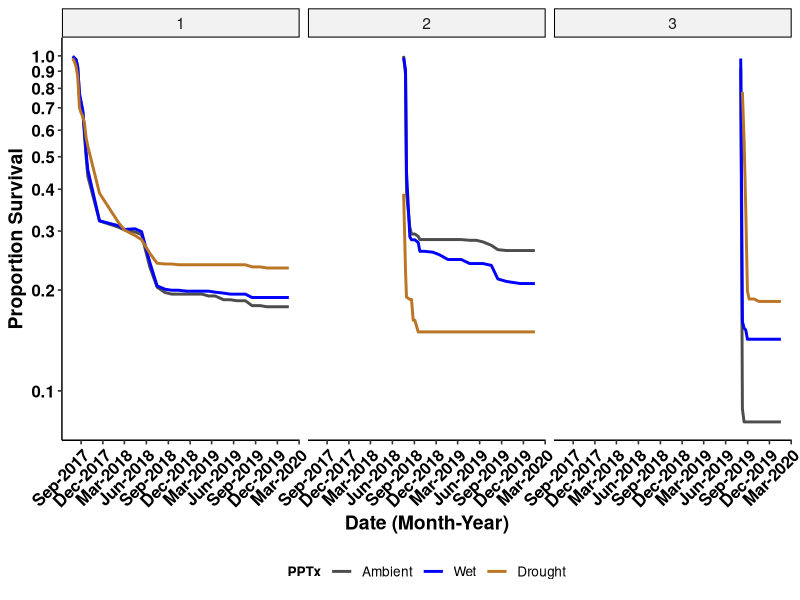
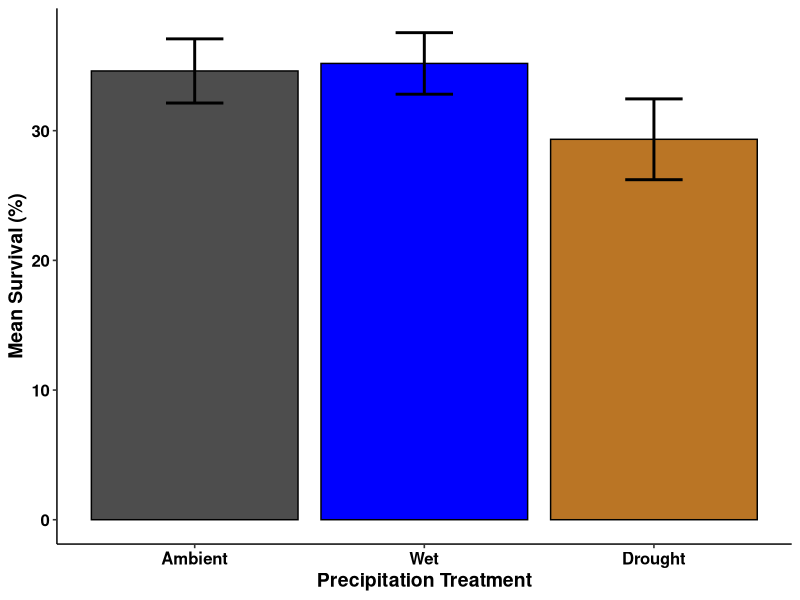
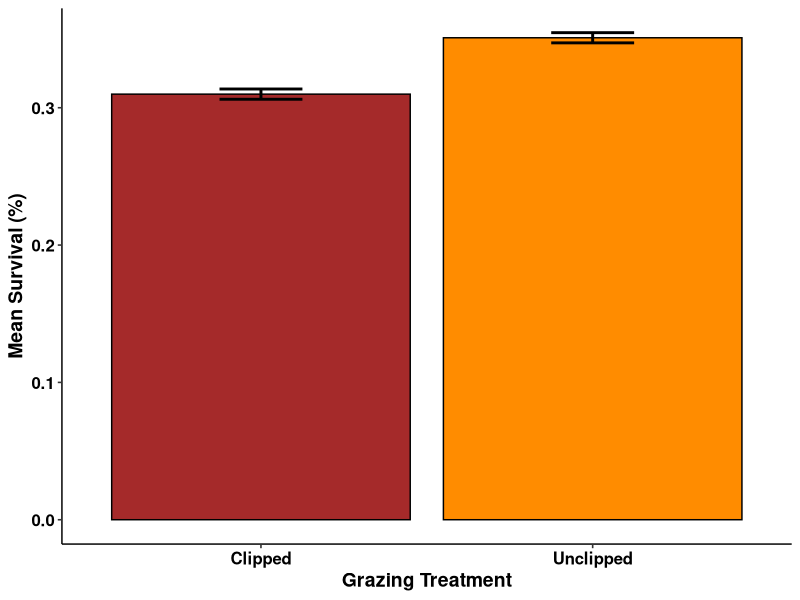
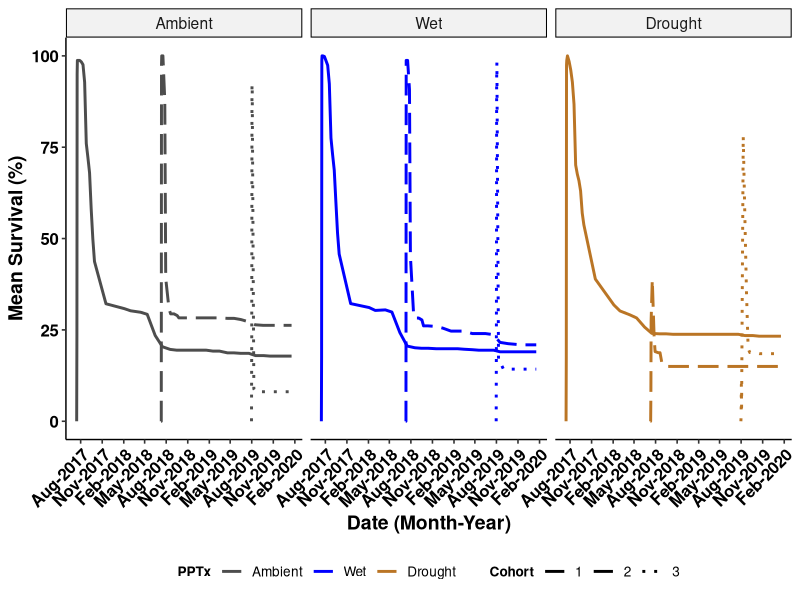
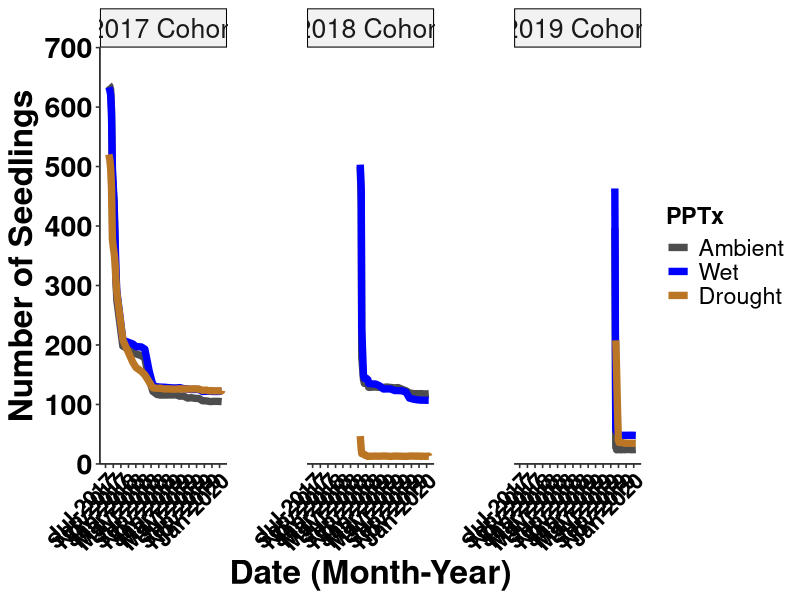
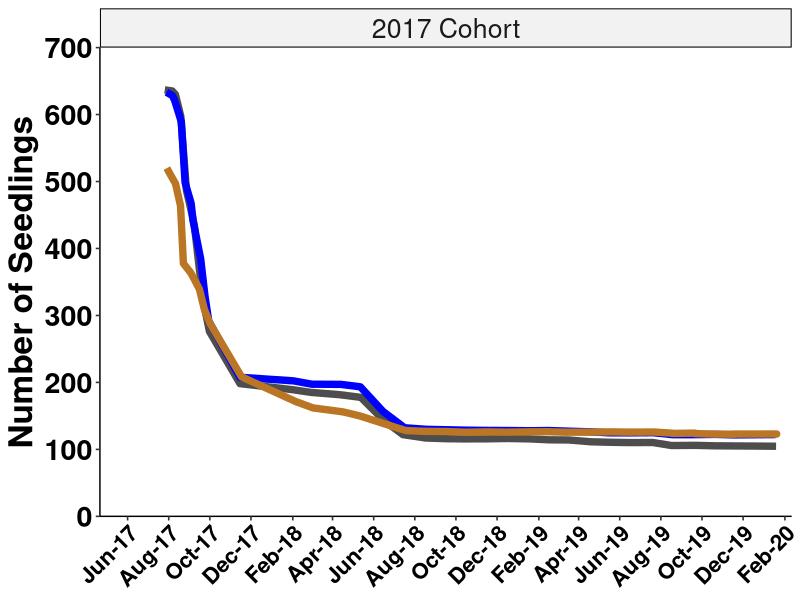
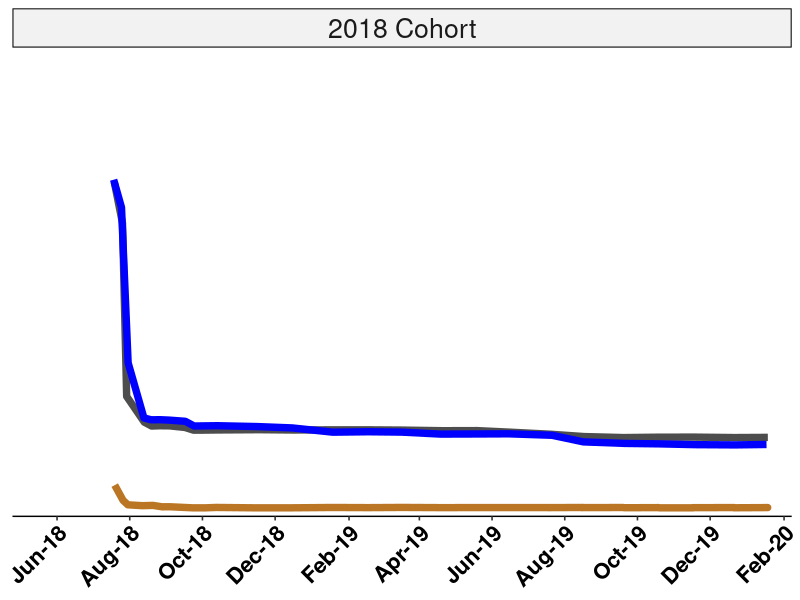
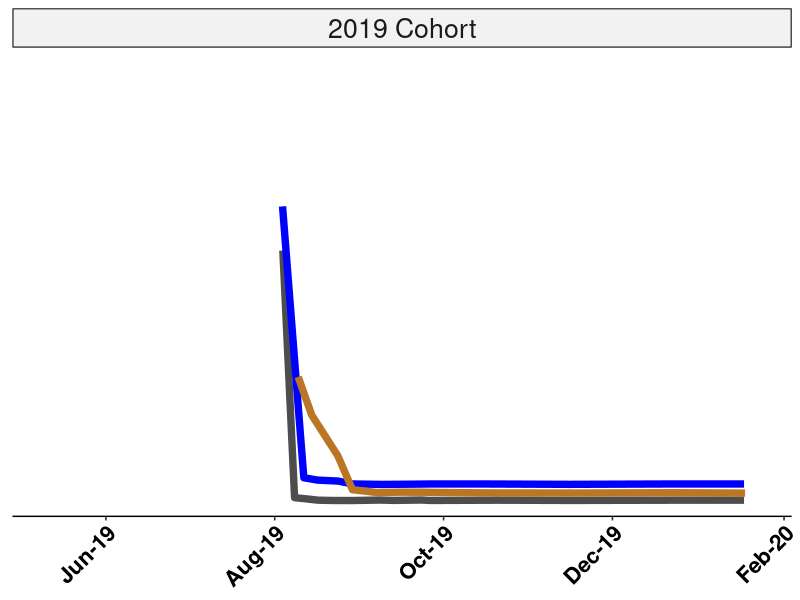

Reproduce these figures in R, in order. (Note: this script raises an error after producing the figures.)
# USDA Rainout - Santa Rita Experimental Range
# Data visualizations-main
# Austin Rutherford
# email:arutherford@email.arizona.edu
# 2021-03-29

# Load packages
library(tidyverse)
library(forcats)
library(vroom)
library(ggpubr)
library(glmmTMB)
library(dplyr)

### Read in clean seedlings data with model outputs from "srer_rainout_stats_summarize"
seedlings_obs <- vroom("Data/seedlings_obs.csv",
                   col_types = c(.default = "f",
                                 ObsID = "i",
                                 date = "D",
                                 survival = "i",
                                 died = "i",
                                 tot_germination = "i",
                                 herb_lived = "i",
                                 herb_died = "i",
                                 tot_herbivory = "i",
                                 granivory = "i",
                                 res_surv = "d",
                                 sim_surv = "d",
                                 sim_fit_surv = "d",
                                 pred_surv = "d"))
str(seedlings_obs)
glimpse(seedlings_obs)

# create data set for raw survival data
tot_surv <- seedlings_obs %>% 
  mutate(surv_perc = ((survival/tot_germination))) %>% 
  mutate(surv_perc = replace_na(surv_perc, 0)) %>% 
  group_by(precip, cohort, date) %>% 
  summarise(mean_surv = mean(surv_perc),
            count_surv = sum(survival),
            sd_surv = sd(surv_perc),
            counts = n(),
            se_surv = (sd_surv/sqrt(counts))) %>%
  mutate(upper = mean_surv + se_surv,
         lower = mean_surv - se_surv,
         date = as.Date(date))

summary(tot_surv)

# survivorship curve, remove the lead up
surv_small_1 <- tot_surv %>% 
  filter(cohort == 1) %>% 
  filter(date > "2017-07-21")

surv_small_2 <- tot_surv %>% 
  filter(cohort == 2) %>% 
  filter(date >= "2018-07-18")

surv_small_3 <- tot_surv %>% 
  filter(cohort == 3 & precip != "RO") %>% # to start with all max values, need to cut one more date from RO..delayed germ
  filter(date >= "2019-08-03")

surv_small_drought <- tot_surv %>% 
  filter(precip == "RO" & date >= "2019-08-10")

surv_small_all <- rbind(surv_small_1, surv_small_2, surv_small_3, surv_small_drought) %>% 
  mutate(date = as.Date(date))


line_surv_curv <- surv_small_all %>% 
  mutate(precip = recode_factor(precip,
                                "Control" = "Ambient",
                                "IR" = "Wet",
                                "RO" = "Drought")) %>% 
  ggplot(aes(x = date, y = mean_surv, group = precip, color = precip)) + 
  scale_color_manual(values = c("grey30", "blue1", "#ba7525")) +
  scale_x_date(date_labels = "%b-%Y", date_breaks = "3 months") +
  geom_line(aes(), stat = "identity", size = 1) + 
  scale_fill_manual(values = c("grey30","blue1", "red1")) +
  scale_y_log10(breaks = seq(0, 1, 0.10))+
  labs(y = "Proportion Survival",
       x = "Date (Month-Year)",
       color = "PPTx") +
  facet_wrap(~cohort, ncol = 3, nrow = 1) +
  theme_pubr(legend = "bottom", x.text.angle = 45) +
  labs_pubr()

line_surv_curv

# bar fig of survival
bar_surv_fig <- tot_surv %>%
  group_by(precip) %>% 
  summarise(mean_precip_per = (100*mean(mean_surv)),
            mean_se_per = (100*mean(se_surv))) %>%
  mutate(upper = mean_precip_per + mean_se_per,
         lower = mean_precip_per - mean_se_per) %>%
  mutate(precip = recode_factor(precip,
                                      "Control" = "Ambient",
                                      "IR" = "Wet",
                                       "RO" = "Drought", .ordered = TRUE)) %>% 
  ggplot(mapping = aes(x = precip, y = mean_precip_per, fill = precip)) +
  geom_bar(stat="identity", color = "black", position=position_dodge()) +
  geom_errorbar(aes(ymin = lower, ymax = upper), width = 0.25, position = position_dodge(), size = 1) +
  scale_fill_manual(values = c("grey30","blue1","#ba7525")) +
  scale_x_discrete(labels = c("Ambient","Wet", "Drought")) +
  labs(y = "Mean Survival (%)",
       x = "Precipitation Treatment") +
  theme_pubr(legend = "none") +
  labs_pubr()

bar_surv_fig

ggsave(filename = "Figures_Tables/bar_mean_surv.tiff",
       plot = bar_surv_fig,
       dpi = 800,
       width = 22,
       height = 12,
       units = "in",
       compression = "lzw")

# create data set for clip
tot_surv_c <- seedlings_obs %>% 
  mutate(surv_perc = ((survival/tot_germination))) %>% 
  mutate(surv_perc = replace_na(surv_perc, 0)) %>% 
  group_by(clip) %>% 
  summarise(mean_surv = mean(surv_perc),
            count_surv = sum(surv_perc),
            sd_surv = sd(surv_perc),
            counts = n(),
            se_surv = (sd_surv/sqrt(counts))) %>%
  mutate(upper = mean_surv + se_surv,
         lower = mean_surv - se_surv)

bar_cliponly_fig <- tot_surv_c %>%
  ggplot(mapping = aes(x = clip, y = mean_surv, fill = clip)) +
  geom_bar(stat="identity", color = "black", position=position_dodge()) +
  geom_errorbar(aes(ymin = lower, ymax = upper), width = 0.25, position = position_dodge(), size = 1) +
  scale_fill_manual(values = c("brown","darkorange")) +
  scale_x_discrete(labels = c("Clipped","Unclipped")) +
  labs(y = "Mean Survival (%)",
       x = "Grazing Treatment") +
  theme_pubr(legend = "none") +
  labs_pubr()

bar_cliponly_fig

ggsave(filename = "Figures_Tables/bar_cliponly_surv.tiff",
       plot = bar_cliponly_fig,
       dpi = 800,
       width = 22,
       height = 12,
       units = "in",
       compression = "lzw")

# plot survival over time, all dates
line_mean_surv <- tot_surv %>% 
  mutate(precip = recode_factor(precip,
                                "Control" = "Ambient",
                                "IR" = "Wet",
                                "RO" = "Drought", .ordered = TRUE)) %>% 
  ggplot(aes(x = date, y = 100*mean_surv, group = cohort, color = precip)) + 
  scale_color_manual(values = c("grey30", "blue1", "#ba7525")) +
  #scale_y_continuous(breaks = seq(0, 120, 10), expand = c(0.02,0)) +
  scale_x_date(date_labels = "%b-%Y", date_breaks = "3 months") +
  geom_line(aes(linetype = cohort), stat = "identity", size = 1) + 
  scale_linetype_manual(values=c("solid","longdash", "dotted")) +
  scale_fill_manual(values = c("grey30","blue1", "red1")) +
  ylim(0, 100) +
  labs(y = "Mean Survival (%)",
       x = "Date (Month-Year)",
       color = "PPTx",
       linetype = "Cohort") +
  facet_wrap(~precip, ncol = 3, nrow = 1) +
  theme_pubr(legend = "bottom", x.text.angle = 45) +
  labs_pubr()

line_mean_surv

ggsave(filename = "Figures_Tables/seedlings/line_mean_surv.tiff",
       plot = line_mean_surv,
       dpi = 800,
       width = 22,
       height = 12,
       units = "in",
       compression = "lzw")


# remove the lead up survival to start max for each cohort (following Archer suggestions)
surv_small_1 <- tot_surv %>% 
  filter(cohort == 1) %>% 
  filter(date > "2017-07-21")

surv_small_2 <- tot_surv %>% 
  filter(cohort == 2) %>% 
  filter(date >= "2018-07-18")

surv_small_3 <- tot_surv %>% 
  filter(cohort == 3 & precip != "RO") %>% # to start with all max values, need to cut one more date from RO..delayed germ
  filter(date >= "2019-08-03")

surv_small_drought <- tot_surv %>% 
  filter(precip == "RO" & date >= "2019-08-10")

surv_small_all <- rbind(surv_small_1, surv_small_2, surv_small_3, surv_small_drought) %>% 
  mutate(date = as.Date(date))

range <-  c(as.Date("2017-06-15"), as.Date("2020-02-01"))

line_mean_surv_archer <- surv_small_all %>% 
  mutate(precip = recode_factor(precip,
                                "Control" = "Ambient",
                                "IR" = "Wet",
                                "RO" = "Drought", .ordered = TRUE)) %>%
  mutate(cohort = recode_factor(cohort,
                                "1" = "2017 Cohort",
                                "2" = "2018 Cohort",
                                "3" = "2019 Cohort")) %>%
  ggplot(aes(x = date, y = count_surv, group = precip, color = precip)) + 
  scale_color_manual(values = c("grey30", "blue1", "#ba7525")) +
  scale_y_continuous(limits = c(0,700), breaks = seq(0, 700, 100), expand = c(0,0)) +
  scale_x_date(date_labels = "%b-%Y", date_breaks = "2.5 months", expand = c(0.03,0.03), limits = range) +
  geom_line(aes(), stat = "identity", size = 2.5, position = "jitter") + 
  #scale_linetype_manual(values=c("solid","longdash", "dotted")) +
  scale_fill_manual(values = c("grey30","blue1", "red1")) +
  #ylim(0, 700) +
  labs(y = "Number of Seedlings",
       x = "Date (Month-Year)",
       color = "PPTx") +
  facet_wrap(~cohort, ncol = 3, nrow = 1, scales = "free_x") +
  theme_pubr(legend = "right", x.text.angle = 45) +
  theme(panel.spacing.x = unit(4, "lines")) +
  labs_pubr(base_size = 24)+
  theme(axis.text.x=element_text(size=16))

line_mean_surv_archer

ggsave(filename = "Figures_Tables/seedlings/line_mean_surv_archer.tiff",
       plot = line_mean_surv_archer,
       dpi = 800,
       width = 22,
       height = 12,
       units = "in",
       compression = "lzw")

# create a separate plot for each cohort, then combine to set date ranges/scales
# for each cohort 

surv_1 <- surv_small_all %>% filter(cohort == "1")

surv_2 <- surv_small_all %>% filter(cohort == "2")

surv_3 <- surv_small_all %>% filter(cohort == "3")

range1 <-  c(as.Date("2017-05-01"), as.Date("2020-02-01"))

line_mean_surv_archer_1 <- surv_1 %>% 
  mutate(precip = recode_factor(precip,
                                "Control" = "Ambient",
                                "IR" = "Wet",
                                "RO" = "Drought", .ordered = TRUE)) %>%
  mutate(cohort = recode_factor(cohort,
                                "1" = "2017 Cohort")) %>%
  ggplot(aes(x = date, y = count_surv, group = precip, color = precip)) + 
  scale_color_manual(values = c("grey30", "blue1", "#ba7525")) +
  scale_y_continuous(limits = c(0,700), breaks = seq(0, 700, 100), expand = c(0,0)) +
  scale_x_date(date_labels = "%b-%y", date_breaks = "2.75 months", expand = c(0.01, 0), limits = range1) +
  geom_line(aes(), stat = "identity", size = 2.5, position = "jitter") + 
  scale_fill_manual(values = c("grey30","blue1", "red1")) +
  labs(y = "Number of Seedlings",
       x = NULL,
       color = "PPTx") +
  facet_wrap(~cohort) +
  theme_pubr(legend = "none", x.text.angle = 45) +
  #theme(plot.margin =  unit(c(0,1,0,0),"inches")) +
  labs_pubr(base_size = 24)+
  theme(axis.text.x=element_text(size=16))

line_mean_surv_archer_1

range2 <-  c(as.Date("2018-05-01"), as.Date("2020-02-01"))

line_mean_surv_archer_2 <- surv_2 %>% 
  mutate(precip = recode_factor(precip,
                                "Control" = "Ambient",
                                "IR" = "Wet",
                                "RO" = "Drought", .ordered = TRUE)) %>%
  mutate(cohort = recode_factor(cohort,
                                "2" = "2018 Cohort")) %>%
  ggplot(aes(x = date, y = count_surv, group = precip, color = precip)) + 
  scale_color_manual(values = c("grey30", "blue1", "#ba7525")) +
  scale_y_continuous(limits = c(0,700), breaks = seq(0, 700, 100), expand = c(0,0)) +
  scale_x_date(date_labels = "%b-%y", date_breaks = "2.75 months", expand = c(0.01,0), limits = range2) +
  geom_line(aes(), stat = "identity", size = 2.5, position = "jitter") + 
  scale_fill_manual(values = c("grey30","blue1", "red1")) +
  labs(y = NULL,
       x = NULL,
       color = "PPTx") +
  facet_wrap(~cohort) +
  theme_pubr(legend = "none", x.text.angle = 45) +
  #theme(plot.margin =  unit(c(0,1,0,0),"inches")) +
  labs_pubr(base_size = 24)+
  theme(axis.text.x=element_text(size=16),
        axis.text.y = element_blank(),
        axis.ticks.y = element_blank(),
        axis.line.y = element_blank())

line_mean_surv_archer_2

range3 <-  c(as.Date("2019-05-01"), as.Date("2020-02-01"))

line_mean_surv_archer_3 <- surv_3 %>% 
  mutate(precip = recode_factor(precip,
                                "Control" = "Ambient",
                                "IR" = "Wet",
                                "RO" = "Drought", .ordered = TRUE)) %>%
  mutate(cohort = recode_factor(cohort,
                                "3" = "2019 Cohort")) %>%
  ggplot(aes(x = date, y = count_surv, group = precip, color = precip)) + 
  scale_color_manual(values = c("grey30", "blue1", "#ba7525")) +
  scale_y_continuous(limits = c(0,700), breaks = seq(0, 700, 100), expand = c(0,0)) +
  scale_x_date(date_labels = "%b-%y", date_breaks = "2.75 months", expand = c(0.01,0), limits = range3) +
  geom_line(aes(), stat = "identity", size = 2.5, position = "jitter") + 
  scale_fill_manual(values = c("grey30","blue1", "red1")) +
  labs(y = NULL,
       x = NULL,
       color = "PPTx") +
  facet_wrap(~cohort) +
  theme_pubr(legend = "none", x.text.angle = 45) +
  #theme(plot.margin =  unit(c(0,1,0,0),"inches")) +
  labs_pubr(base_size = 24)+
  theme(axis.text.x=element_text(size=16),
        axis.text.y = element_blank(),
        axis.ticks.y = element_blank(),
        axis.line.y = element_blank())

line_mean_surv_archer_3

# combine the three figs into one
tot_surv_fig <- gridExtra::grid.arrange(line_mean_surv_archer_1, 
                             line_mean_surv_archer_2,
                             line_mean_surv_archer_3,
                             ncol = 3)

tot_surv_fig

ggsave(filename = "Figures_Tables/seedlings/line_mean_surv_tot.tiff",
       plot = tot_surv_fig,
       dpi = 800,
       width = 22,
       height = 12,
       units = "in",
       compression = "lzw")

surv_small_all %>% 
  group_by(precip, cohort) %>% 
  summarise(max = max(count_surv),
            min = min(count_surv))


# calculate summary info
# remove 2 weeks following sowing
surv_leadup_1 <- seedlings_obs %>% 
  filter(cohort == 1) %>% 
  mutate(date = as.Date(date)) %>% 
  filter(date > "2017-07-21")

surv_leadup_2 <- seedlings_obs %>% 
  filter(cohort == 2) %>% 
  mutate(date = as.Date(date)) %>% 
  filter(date >= "2018-07-18")

surv_leadup_3 <- seedlings_obs%>% 
  filter(cohort == 3 & precip != "RO") %>% # to start with all max values, need to cut one more date from RO..delayed germ
  mutate(date = as.Date(date)) %>% 
  filter(date >= "2019-08-03")

surv_leadup_drought <- seedlings_obs %>% 
  mutate(date = as.Date(date)) %>% 
  filter(precip == "RO" & date >= "2019-08-10")

surv_leadup_all <- rbind(surv_leadup_1, surv_leadup_2, surv_leadup_3, surv_leadup_drought) %>% 
  mutate(date = as.Date(date))


tot_surv_summary <- surv_leadup_all %>% 
  mutate(surv_perc = ((survival/tot_germination))) %>% 
  mutate(surv_perc = replace_na(surv_perc, 0)) %>% 
  group_by(precip, cohort, date) %>% 
  summarise(mean_surv = 100*mean(surv_perc),
            sd_surv = 100*sd(surv_perc),
            counts = n(),
            se_surv = (sd_surv/sqrt(counts))) %>%
  mutate(upper = mean_surv + se_surv,
         lower = mean_surv - se_surv)

tot_surv_summary_full <- surv_leadup_all %>% 
  mutate(surv_perc = ((survival/tot_germination))) %>% 
  mutate(surv_perc = replace_na(surv_perc, 0)) %>% 
  group_by(precip, excl, clip) %>% 
  summarise(mean_surv = 100*mean(surv_perc),
            sd_surv = 100*sd(surv_perc),
            counts = n(),
            se_surv = (sd_surv/sqrt(counts))) %>%
  mutate(upper = mean_surv + se_surv,
         lower = mean_surv - se_surv)

tot_surv_summary_pcohort <- surv_leadup_all %>% 
  mutate(surv_perc = ((survival/tot_germination))) %>% 
  mutate(surv_perc = replace_na(surv_perc, 0)) %>% 
  group_by(precip, cohort) %>% 
  summarise(mean_surv = 100*mean(surv_perc),
            sd_surv = 100*sd(surv_perc),
            counts = n(),
            se_surv = (sd_surv/sqrt(counts))) %>%
  mutate(upper = mean_surv + se_surv,
         lower = mean_surv - se_surv)

# create data set for precip and excl and clip
tot_surv_pce <- surv_leadup_all %>% 
  mutate(surv_perc = ((survival/tot_germination))) %>% 
  mutate(surv_perc = replace_na(surv_perc, 0)) %>% 
  group_by(precip, excl, clip) %>% 
  summarise(mean_surv = 100*mean(surv_perc),
            sd_surv = 100*sd(surv_perc),
            counts = n(),
            se_surv = (sd_surv/sqrt(counts))) %>%
  mutate(upper = mean_surv + se_surv,
         lower = mean_surv - se_surv)

bar_pce_fig <- tot_surv_pce %>%
  mutate(precip = recode_factor(precip,
                                "Control" = "Ambient",
                                "IR" = "Wet",
                                "RO" = "Drought", .ordered = TRUE)) %>% 
  mutate(excl = recode_factor(excl, 
                              "Control" = "None",
                              "Ants" = "Ants Excl",
                              "Rodents" = "Rodents Excl",
                              "Total" = "Total Excl")) %>% 
  ggplot(mapping = aes(x = precip, y = mean_surv, fill = precip)) +
  geom_bar(stat="identity", color = "black", position=position_dodge()) +
  geom_errorbar(aes(ymin = lower, ymax = upper), width = 0.25, position = position_dodge(), size = 1) +
  scale_fill_manual(values = c("grey30", "blue1", "#ba7525")) +
  scale_x_discrete(labels = c("Ambient", "Wet", "Drought")) +
  ylim(0, 60) +
  labs(y = "Seedling Survival (%)",
       x = "Precipitation Treatment") +
  theme_pubr(legend = "none") +
  facet_grid(cols = vars(clip), rows = vars(excl)) +
  labs_pubr(base_size = 24) +
  theme(legend.position="none", 
        panel.border = element_blank(), 
        panel.spacing.x = unit(1,"line"))

bar_pce_fig

ggsave(filename = "Figures_Tables/bar_alltx_surv.tiff",
       plot = bar_pce_fig,
       dpi = 800,
       width = 22,
       height = 12,
       units = "in",
       compression = "lzw")

# create data set for precip and excl, by cohort
tot_surv_pe <- seedlings_obs %>%
  mutate(surv_perc = ((survival/tot_germination))) %>% 
  mutate(surv_perc = replace_na(surv_perc, 0)) %>% 
  group_by(precip, excl, cohort) %>% 
  summarise(mean_surv = 100*mean(surv_perc),
            sd_surv = 100*sd(surv_perc),
            counts = n(),
            se_surv = (sd_surv/sqrt(counts))) %>%
  mutate(upper = mean_surv + se_surv,
         lower = mean_surv - se_surv)

bar_excl_fig <- tot_surv_pe %>%
  mutate(precip = recode_factor(precip,
                                "Control" = "Ambient",
                                "IR" = "Wet",
                                "RO" = "Drought", .ordered = TRUE)) %>% 
  ggplot(mapping = aes(x = precip, y = mean_surv, fill = precip)) +
  geom_bar(stat="identity", color = "black", position=position_dodge()) +
  geom_errorbar(aes(ymin = lower, ymax = upper), width = 0.25, position = position_dodge(), size = 1) +
  #scale_fill_manual(values = c("brown","darkorange")) +
  #scale_x_discrete(labels = c("Clipped","Unclipped")) +
  #ylim(0, 50) +
  labs(y = "Seedling Survival (%)",
       x = "") +
  theme_pubr(legend = "none") +
  facet_grid(rows = vars(cohort), cols = vars(excl), scales = "free") +
  labs_pubr(base_size = 24)

bar_excl_fig

ggsave(filename = "Figures_Tables/bar_clip_surv.tiff",
       plot = bar_clip_fig,
       dpi = 800,
       width = 22,
       height = 12,
       units = "in",
       compression = "lzw")
